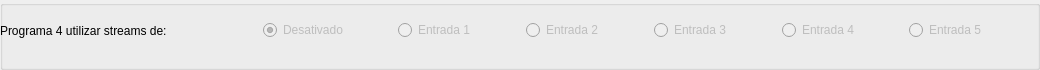
               <widget class="QGroupBox" name="groupBox_4">
                <property name="title">
                 <string/>
                </property>
                <widget class="QWidget" name="horizontalLayoutWidget_10">
                 <property name="geometry">
                  <rect>
                   <x>0</x>
                   <y>0</y>
                   <width>1031</width>
                   <height>61</height>
                  </rect>
                 </property>
                 <layout class="QHBoxLayout" name="horizontalLayout_30">
                  <item>
                   <widget class="QLabel" name="label_16">
                    <property name="text">
                     <string>Programa 4 utilizar streams de:</string>
                    </property>
                   </widget>
                  </item>
                  <item>
                   <spacer name="horizontalSpacer_44">
                    <property name="orientation">
                     <enum>Qt::Horizontal</enum>
                    </property>
                    <property name="sizeHint" stdset="0">
                     <size>
                      <width>40</width>
                      <height>20</height>
                     </size>
                    </property>
                   </spacer>
                  </item>
                  <item>
                   <spacer name="horizontalSpacer_45">
                    <property name="orientation">
                     <enum>Qt::Horizontal</enum>
                    </property>
                    <property name="sizeHint" stdset="0">
                     <size>
                      <width>40</width>
                      <height>20</height>
                     </size>
                    </property>
                   </spacer>
                  </item>
                  <item>
                   <widget class="QRadioButton" name="des_prog4">
                    <property name="enabled">
                     <bool>false</bool>
                    </property>
                    <property name="text">
                     <string>Desativado</string>
                    </property>
                    <property name="checked">
                     <bool>true</bool>
                    </property>
                   </widget>
                  </item>
                  <item>
                   <spacer name="horizontalSpacer_35">
                    <property name="orientation">
                     <enum>Qt::Horizontal</enum>
                    </property>
                    <property name="sizeHint" stdset="0">
                     <size>
                      <width>40</width>
                      <height>20</height>
                     </size>
                    </property>
                   </spacer>
                  </item>
                  <item>
                   <widget class="QRadioButton" name="prog4_entra1">
                    <property name="enabled">
                     <bool>false</bool>
                    </property>
                    <property name="text">
                     <string>Entrada 1</string>
                    </property>
                   </widget>
                  </item>
                  <item>
                   <spacer name="horizontalSpacer_46">
                    <property name="orientation">
                     <enum>Qt::Horizontal</enum>
                    </property>
                    <property name="sizeHint" stdset="0">
                     <size>
                      <width>40</width>
                      <height>20</height>
                     </size>
                    </property>
                   </spacer>
                  </item>
                  <item>
                   <widget class="QRadioButton" name="prog4_entra2">
                    <property name="enabled">
                     <bool>false</bool>
                    </property>
                    <property name="text">
                     <string>Entrada 2</string>
                    </property>
                   </widget>
                  </item>
                  <item>
                   <spacer name="horizontalSpacer_47">
                    <property name="orientation">
                     <enum>Qt::Horizontal</enum>
                    </property>
                    <property name="sizeHint" stdset="0">
                     <size>
                      <width>40</width>
                      <height>20</height>
                     </size>
                    </property>
                   </spacer>
                  </item>
                  <item>
                   <widget class="QRadioButton" name="prog4_entra3">
                    <property name="enabled">
                     <bool>false</bool>
                    </property>
                    <property name="text">
                     <string>Entrada 3</string>
                    </property>
                   </widget>
                  </item>
                  <item>
                   <spacer name="horizontalSpacer_48">
                    <property name="orientation">
                     <enum>Qt::Horizontal</enum>
                    </property>
                    <property name="sizeHint" stdset="0">
                     <size>
                      <width>40</width>
                      <height>20</height>
                     </size>
                    </property>
                   </spacer>
                  </item>
                  <item>
                   <widget class="QRadioButton" name="prog4_entra4">
                    <property name="enabled">
                     <bool>false</bool>
                    </property>
                    <property name="text">
                     <string>Entrada 4</string>
                    </property>
                   </widget>
                  </item>
                  <item>
                   <spacer name="horizontalSpacer_54">
                    <property name="orientation">
                     <enum>Qt::Horizontal</enum>
                    </property>
                    <property name="sizeHint" stdset="0">
                     <size>
                      <width>40</width>
                      <height>20</height>
                     </size>
                    </property>
                   </spacer>
                  </item>
                  <item>
                   <widget class="QRadioButton" name="prog4_entra5">
                    <property name="enabled">
                     <bool>false</bool>
                    </property>
                    <property name="text">
                     <string>Entrada 5</string>
                    </property>
                   </widget>
                  </item>
                  <item>
                   <spacer name="horizontalSpacer_49">
                    <property name="orientation">
                     <enum>Qt::Horizontal</enum>
                    </property>
                    <property name="sizeHint" stdset="0">
                     <size>
                      <width>40</width>
                      <height>20</height>
                     </size>
                    </property>
                   </spacer>
                  </item>
                 </layout>
                </widget>
               </widget>
